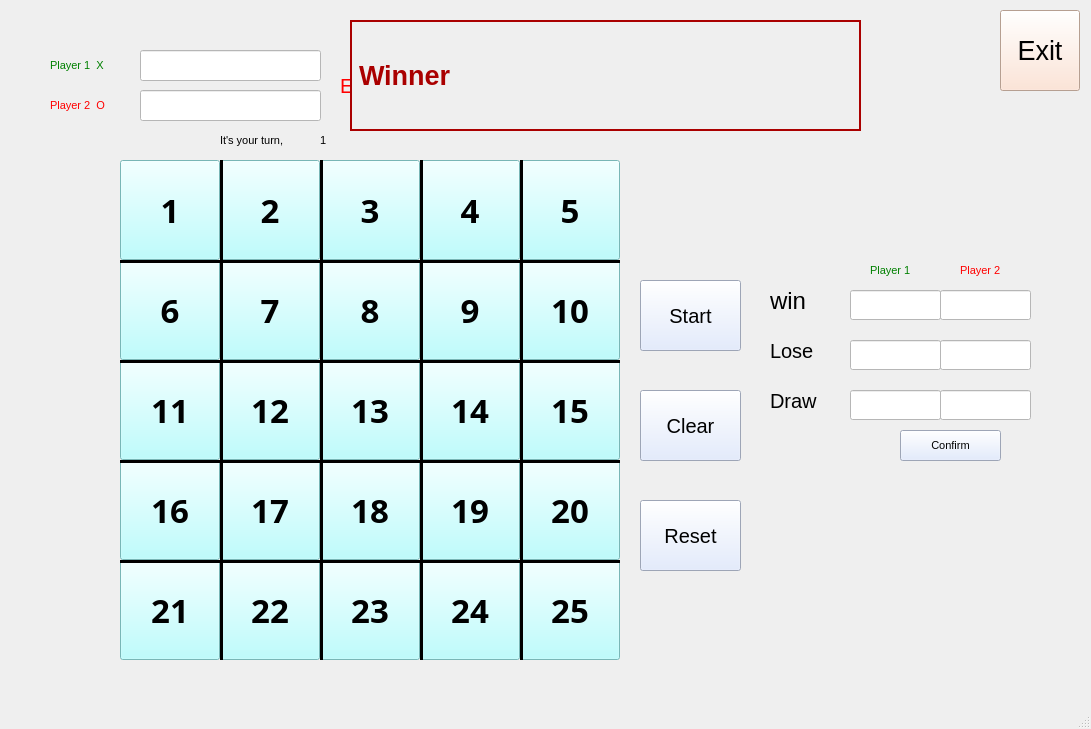
<?xml version="1.0" encoding="UTF-8"?>
<ui version="4.0">
 <class>MainWindow</class>
 <widget class="QMainWindow" name="MainWindow">
  <property name="geometry">
   <rect>
    <x>0</x>
    <y>0</y>
    <width>1091</width>
    <height>729</height>
   </rect>
  </property>
  <property name="sizePolicy">
   <sizepolicy hsizetype="Minimum" vsizetype="Fixed">
    <horstretch>0</horstretch>
    <verstretch>0</verstretch>
   </sizepolicy>
  </property>
  <property name="font">
   <font>
    <pointsize>8</pointsize>
   </font>
  </property>
  <property name="windowTitle">
   <string>MainWindow</string>
  </property>
  <property name="whatsThis">
   <string>&lt;html&gt;&lt;head/&gt;&lt;body&gt;&lt;p&gt;Tic Tac Toe - Erfan &amp;amp; Arian&lt;/p&gt;&lt;/body&gt;&lt;/html&gt;</string>
  </property>
  <property name="styleSheet">
   <string notr="true"/>
  </property>
  <widget class="QWidget" name="centralwidget">
   <widget class="QPushButton" name="pushButton1">
    <property name="geometry">
     <rect>
      <x>120</x>
      <y>160</y>
      <width>100</width>
      <height>100</height>
     </rect>
    </property>
    <property name="font">
     <font>
      <family>MV Boli</family>
      <pointsize>25</pointsize>
      <weight>75</weight>
      <bold>true</bold>
     </font>
    </property>
    <property name="mouseTracking">
     <bool>true</bool>
    </property>
    <property name="styleSheet">
     <string notr="true">background-color: rgb(170, 255, 255);

</string>
    </property>
    <property name="text">
     <string>1</string>
    </property>
   </widget>
   <widget class="QPushButton" name="pushButton7">
    <property name="geometry">
     <rect>
      <x>220</x>
      <y>260</y>
      <width>100</width>
      <height>100</height>
     </rect>
    </property>
    <property name="font">
     <font>
      <family>MV Boli</family>
      <pointsize>25</pointsize>
      <weight>75</weight>
      <bold>true</bold>
     </font>
    </property>
    <property name="mouseTracking">
     <bool>true</bool>
    </property>
    <property name="styleSheet">
     <string notr="true">background-color: rgb(170, 255, 255);
</string>
    </property>
    <property name="text">
     <string>7</string>
    </property>
   </widget>
   <widget class="QPushButton" name="pushButton5">
    <property name="geometry">
     <rect>
      <x>520</x>
      <y>160</y>
      <width>100</width>
      <height>100</height>
     </rect>
    </property>
    <property name="font">
     <font>
      <family>MV Boli</family>
      <pointsize>25</pointsize>
      <weight>75</weight>
      <bold>true</bold>
     </font>
    </property>
    <property name="mouseTracking">
     <bool>true</bool>
    </property>
    <property name="styleSheet">
     <string notr="true">background-color: rgb(170, 255, 255);
</string>
    </property>
    <property name="text">
     <string>5</string>
    </property>
   </widget>
   <widget class="QPushButton" name="pushButton14">
    <property name="geometry">
     <rect>
      <x>420</x>
      <y>360</y>
      <width>100</width>
      <height>100</height>
     </rect>
    </property>
    <property name="font">
     <font>
      <family>MV Boli</family>
      <pointsize>25</pointsize>
      <weight>75</weight>
      <bold>true</bold>
     </font>
    </property>
    <property name="mouseTracking">
     <bool>true</bool>
    </property>
    <property name="styleSheet">
     <string notr="true">background-color: rgb(170, 255, 255);
</string>
    </property>
    <property name="text">
     <string>14</string>
    </property>
   </widget>
   <widget class="QPushButton" name="pushButton3">
    <property name="geometry">
     <rect>
      <x>320</x>
      <y>160</y>
      <width>100</width>
      <height>100</height>
     </rect>
    </property>
    <property name="font">
     <font>
      <family>MV Boli</family>
      <pointsize>25</pointsize>
      <weight>75</weight>
      <bold>true</bold>
     </font>
    </property>
    <property name="mouseTracking">
     <bool>true</bool>
    </property>
    <property name="styleSheet">
     <string notr="true">background-color: rgb(170, 255, 255);</string>
    </property>
    <property name="text">
     <string>3</string>
    </property>
   </widget>
   <widget class="QPushButton" name="pushButton9">
    <property name="geometry">
     <rect>
      <x>420</x>
      <y>260</y>
      <width>100</width>
      <height>100</height>
     </rect>
    </property>
    <property name="font">
     <font>
      <family>MV Boli</family>
      <pointsize>25</pointsize>
      <weight>75</weight>
      <bold>true</bold>
     </font>
    </property>
    <property name="mouseTracking">
     <bool>true</bool>
    </property>
    <property name="styleSheet">
     <string notr="true">background-color: rgb(170, 255, 255);
</string>
    </property>
    <property name="text">
     <string>9</string>
    </property>
   </widget>
   <widget class="QPushButton" name="pushButton8">
    <property name="geometry">
     <rect>
      <x>320</x>
      <y>260</y>
      <width>100</width>
      <height>100</height>
     </rect>
    </property>
    <property name="font">
     <font>
      <family>MV Boli</family>
      <pointsize>25</pointsize>
      <weight>75</weight>
      <bold>true</bold>
     </font>
    </property>
    <property name="mouseTracking">
     <bool>true</bool>
    </property>
    <property name="styleSheet">
     <string notr="true">background-color: rgb(170, 255, 255);
</string>
    </property>
    <property name="text">
     <string>8</string>
    </property>
   </widget>
   <widget class="QPushButton" name="pushButton2">
    <property name="geometry">
     <rect>
      <x>220</x>
      <y>160</y>
      <width>100</width>
      <height>100</height>
     </rect>
    </property>
    <property name="font">
     <font>
      <family>MV Boli</family>
      <pointsize>25</pointsize>
      <weight>75</weight>
      <bold>true</bold>
     </font>
    </property>
    <property name="mouseTracking">
     <bool>true</bool>
    </property>
    <property name="styleSheet">
     <string notr="true">background-color: rgb(170, 255, 255);
</string>
    </property>
    <property name="text">
     <string>2</string>
    </property>
   </widget>
   <widget class="QPushButton" name="pushButton13">
    <property name="geometry">
     <rect>
      <x>320</x>
      <y>360</y>
      <width>100</width>
      <height>100</height>
     </rect>
    </property>
    <property name="font">
     <font>
      <family>MV Boli</family>
      <pointsize>25</pointsize>
      <weight>75</weight>
      <bold>true</bold>
     </font>
    </property>
    <property name="mouseTracking">
     <bool>true</bool>
    </property>
    <property name="styleSheet">
     <string notr="true">background-color: rgb(170, 255, 255);
</string>
    </property>
    <property name="text">
     <string>13</string>
    </property>
   </widget>
   <widget class="QPushButton" name="pushButton11">
    <property name="geometry">
     <rect>
      <x>120</x>
      <y>360</y>
      <width>100</width>
      <height>100</height>
     </rect>
    </property>
    <property name="font">
     <font>
      <family>MV Boli</family>
      <pointsize>25</pointsize>
      <weight>75</weight>
      <bold>true</bold>
     </font>
    </property>
    <property name="mouseTracking">
     <bool>true</bool>
    </property>
    <property name="styleSheet">
     <string notr="true">background-color: rgb(170, 255, 255);
</string>
    </property>
    <property name="text">
     <string>11</string>
    </property>
   </widget>
   <widget class="QPushButton" name="pushButton6">
    <property name="geometry">
     <rect>
      <x>120</x>
      <y>260</y>
      <width>100</width>
      <height>100</height>
     </rect>
    </property>
    <property name="font">
     <font>
      <family>MV Boli</family>
      <pointsize>25</pointsize>
      <weight>75</weight>
      <bold>true</bold>
     </font>
    </property>
    <property name="mouseTracking">
     <bool>true</bool>
    </property>
    <property name="styleSheet">
     <string notr="true">background-color: rgb(170, 255, 255);
</string>
    </property>
    <property name="text">
     <string>6</string>
    </property>
   </widget>
   <widget class="QPushButton" name="pushButton15">
    <property name="geometry">
     <rect>
      <x>520</x>
      <y>360</y>
      <width>100</width>
      <height>100</height>
     </rect>
    </property>
    <property name="font">
     <font>
      <family>MV Boli</family>
      <pointsize>25</pointsize>
      <weight>75</weight>
      <bold>true</bold>
     </font>
    </property>
    <property name="mouseTracking">
     <bool>true</bool>
    </property>
    <property name="styleSheet">
     <string notr="true">background-color: rgb(170, 255, 255);
</string>
    </property>
    <property name="text">
     <string>15</string>
    </property>
   </widget>
   <widget class="QPushButton" name="pushButton10">
    <property name="geometry">
     <rect>
      <x>520</x>
      <y>260</y>
      <width>100</width>
      <height>100</height>
     </rect>
    </property>
    <property name="font">
     <font>
      <family>MV Boli</family>
      <pointsize>25</pointsize>
      <weight>75</weight>
      <bold>true</bold>
     </font>
    </property>
    <property name="mouseTracking">
     <bool>true</bool>
    </property>
    <property name="styleSheet">
     <string notr="true">background-color: rgb(170, 255, 255);
</string>
    </property>
    <property name="text">
     <string>10</string>
    </property>
   </widget>
   <widget class="QPushButton" name="pushButton12">
    <property name="geometry">
     <rect>
      <x>220</x>
      <y>360</y>
      <width>100</width>
      <height>100</height>
     </rect>
    </property>
    <property name="font">
     <font>
      <family>MV Boli</family>
      <pointsize>25</pointsize>
      <weight>75</weight>
      <bold>true</bold>
     </font>
    </property>
    <property name="mouseTracking">
     <bool>true</bool>
    </property>
    <property name="styleSheet">
     <string notr="true">background-color: rgb(170, 255, 255);
</string>
    </property>
    <property name="text">
     <string>12</string>
    </property>
   </widget>
   <widget class="QPushButton" name="pushButton16">
    <property name="geometry">
     <rect>
      <x>120</x>
      <y>460</y>
      <width>100</width>
      <height>100</height>
     </rect>
    </property>
    <property name="font">
     <font>
      <family>MV Boli</family>
      <pointsize>25</pointsize>
      <weight>75</weight>
      <bold>true</bold>
     </font>
    </property>
    <property name="mouseTracking">
     <bool>true</bool>
    </property>
    <property name="styleSheet">
     <string notr="true">background-color: rgb(170, 255, 255);
</string>
    </property>
    <property name="text">
     <string>16</string>
    </property>
   </widget>
   <widget class="QPushButton" name="pushButton17">
    <property name="geometry">
     <rect>
      <x>220</x>
      <y>460</y>
      <width>100</width>
      <height>100</height>
     </rect>
    </property>
    <property name="font">
     <font>
      <family>MV Boli</family>
      <pointsize>25</pointsize>
      <weight>75</weight>
      <bold>true</bold>
     </font>
    </property>
    <property name="mouseTracking">
     <bool>true</bool>
    </property>
    <property name="styleSheet">
     <string notr="true">background-color: rgb(170, 255, 255);
</string>
    </property>
    <property name="text">
     <string>17</string>
    </property>
   </widget>
   <widget class="QPushButton" name="pushButton19">
    <property name="geometry">
     <rect>
      <x>420</x>
      <y>460</y>
      <width>100</width>
      <height>100</height>
     </rect>
    </property>
    <property name="font">
     <font>
      <family>MV Boli</family>
      <pointsize>25</pointsize>
      <weight>75</weight>
      <bold>true</bold>
     </font>
    </property>
    <property name="mouseTracking">
     <bool>true</bool>
    </property>
    <property name="styleSheet">
     <string notr="true">background-color: rgb(170, 255, 255);
</string>
    </property>
    <property name="text">
     <string>19</string>
    </property>
   </widget>
   <widget class="QPushButton" name="pushButton20">
    <property name="geometry">
     <rect>
      <x>520</x>
      <y>460</y>
      <width>100</width>
      <height>100</height>
     </rect>
    </property>
    <property name="font">
     <font>
      <family>MV Boli</family>
      <pointsize>25</pointsize>
      <weight>75</weight>
      <bold>true</bold>
     </font>
    </property>
    <property name="mouseTracking">
     <bool>true</bool>
    </property>
    <property name="styleSheet">
     <string notr="true">background-color: rgb(170, 255, 255);
</string>
    </property>
    <property name="text">
     <string>20</string>
    </property>
   </widget>
   <widget class="QPushButton" name="pushButton21">
    <property name="geometry">
     <rect>
      <x>120</x>
      <y>560</y>
      <width>100</width>
      <height>100</height>
     </rect>
    </property>
    <property name="font">
     <font>
      <family>MV Boli</family>
      <pointsize>25</pointsize>
      <weight>75</weight>
      <bold>true</bold>
     </font>
    </property>
    <property name="mouseTracking">
     <bool>true</bool>
    </property>
    <property name="styleSheet">
     <string notr="true">background-color: rgb(170, 255, 255);
</string>
    </property>
    <property name="text">
     <string>21</string>
    </property>
   </widget>
   <widget class="QPushButton" name="pushButton22">
    <property name="geometry">
     <rect>
      <x>220</x>
      <y>560</y>
      <width>100</width>
      <height>100</height>
     </rect>
    </property>
    <property name="font">
     <font>
      <family>MV Boli</family>
      <pointsize>25</pointsize>
      <weight>75</weight>
      <bold>true</bold>
     </font>
    </property>
    <property name="mouseTracking">
     <bool>true</bool>
    </property>
    <property name="styleSheet">
     <string notr="true">background-color: rgb(170, 255, 255);
</string>
    </property>
    <property name="text">
     <string>22</string>
    </property>
   </widget>
   <widget class="QPushButton" name="pushButton23">
    <property name="geometry">
     <rect>
      <x>320</x>
      <y>560</y>
      <width>100</width>
      <height>100</height>
     </rect>
    </property>
    <property name="font">
     <font>
      <family>MV Boli</family>
      <pointsize>25</pointsize>
      <weight>75</weight>
      <bold>true</bold>
     </font>
    </property>
    <property name="mouseTracking">
     <bool>true</bool>
    </property>
    <property name="styleSheet">
     <string notr="true">background-color: rgb(170, 255, 255);
</string>
    </property>
    <property name="text">
     <string>23</string>
    </property>
   </widget>
   <widget class="QPushButton" name="pushButton18">
    <property name="geometry">
     <rect>
      <x>320</x>
      <y>460</y>
      <width>100</width>
      <height>100</height>
     </rect>
    </property>
    <property name="font">
     <font>
      <family>MV Boli</family>
      <pointsize>25</pointsize>
      <weight>75</weight>
      <bold>true</bold>
     </font>
    </property>
    <property name="mouseTracking">
     <bool>true</bool>
    </property>
    <property name="styleSheet">
     <string notr="true">background-color: rgb(170, 255, 255);
</string>
    </property>
    <property name="text">
     <string>18</string>
    </property>
   </widget>
   <widget class="QPushButton" name="pushButton24">
    <property name="geometry">
     <rect>
      <x>420</x>
      <y>560</y>
      <width>100</width>
      <height>100</height>
     </rect>
    </property>
    <property name="font">
     <font>
      <family>MV Boli</family>
      <pointsize>25</pointsize>
      <weight>75</weight>
      <bold>true</bold>
     </font>
    </property>
    <property name="mouseTracking">
     <bool>true</bool>
    </property>
    <property name="styleSheet">
     <string notr="true">background-color: rgb(170, 255, 255);
</string>
    </property>
    <property name="text">
     <string>24</string>
    </property>
   </widget>
   <widget class="QPushButton" name="pushButton25">
    <property name="geometry">
     <rect>
      <x>520</x>
      <y>560</y>
      <width>100</width>
      <height>100</height>
     </rect>
    </property>
    <property name="font">
     <font>
      <family>MV Boli</family>
      <pointsize>25</pointsize>
      <weight>75</weight>
      <bold>true</bold>
     </font>
    </property>
    <property name="mouseTracking">
     <bool>true</bool>
    </property>
    <property name="styleSheet">
     <string notr="true">background-color: rgb(170, 255, 255);
</string>
    </property>
    <property name="text">
     <string>25</string>
    </property>
   </widget>
   <widget class="QLabel" name="labelWin">
    <property name="geometry">
     <rect>
      <x>350</x>
      <y>20</y>
      <width>511</width>
      <height>111</height>
     </rect>
    </property>
    <property name="font">
     <font>
      <pointsize>20</pointsize>
      <weight>75</weight>
      <bold>true</bold>
     </font>
    </property>
    <property name="toolTip">
     <string/>
    </property>
    <property name="autoFillBackground">
     <bool>true</bool>
    </property>
    <property name="styleSheet">
     <string notr="true">color: rgb(170, 0, 0);</string>
    </property>
    <property name="frameShape">
     <enum>QFrame::WinPanel</enum>
    </property>
    <property name="text">
     <string>Winner</string>
    </property>
   </widget>
   <widget class="QPushButton" name="pushButtonStart">
    <property name="geometry">
     <rect>
      <x>640</x>
      <y>280</y>
      <width>101</width>
      <height>71</height>
     </rect>
    </property>
    <property name="font">
     <font>
      <pointsize>15</pointsize>
     </font>
    </property>
    <property name="toolTip">
     <string>Start the match</string>
    </property>
    <property name="whatsThis">
     <string/>
    </property>
    <property name="styleSheet">
     <string notr="true">background-color: rgb(220, 231, 255);</string>
    </property>
    <property name="text">
     <string>Start</string>
    </property>
   </widget>
   <widget class="QPushButton" name="pushButtonReset">
    <property name="geometry">
     <rect>
      <x>640</x>
      <y>390</y>
      <width>101</width>
      <height>71</height>
     </rect>
    </property>
    <property name="font">
     <font>
      <pointsize>15</pointsize>
     </font>
    </property>
    <property name="toolTip">
     <string>Reset the match</string>
    </property>
    <property name="whatsThis">
     <string/>
    </property>
    <property name="styleSheet">
     <string notr="true">background-color: rgb(220, 231, 255);</string>
    </property>
    <property name="text">
     <string>Clear</string>
    </property>
   </widget>
   <widget class="QLabel" name="playerName1Label">
    <property name="geometry">
     <rect>
      <x>50</x>
      <y>50</y>
      <width>111</width>
      <height>31</height>
     </rect>
    </property>
    <property name="styleSheet">
     <string notr="true">color:green;</string>
    </property>
    <property name="text">
     <string>Player 1  X</string>
    </property>
   </widget>
   <widget class="QLabel" name="playerName2Label">
    <property name="geometry">
     <rect>
      <x>50</x>
      <y>90</y>
      <width>111</width>
      <height>31</height>
     </rect>
    </property>
    <property name="styleSheet">
     <string notr="true">color:red;</string>
    </property>
    <property name="text">
     <string>Player 2  O</string>
    </property>
   </widget>
   <widget class="QLineEdit" name="lineEditP1">
    <property name="geometry">
     <rect>
      <x>140</x>
      <y>50</y>
      <width>181</width>
      <height>31</height>
     </rect>
    </property>
    <property name="toolTip">
     <string>Enter Player1's name</string>
    </property>
    <property name="whatsThis">
     <string/>
    </property>
    <property name="styleSheet">
     <string notr="true">color:green;
background-color: rgb(255, 255, 255);</string>
    </property>
   </widget>
   <widget class="QLineEdit" name="lineEditP2">
    <property name="geometry">
     <rect>
      <x>140</x>
      <y>90</y>
      <width>181</width>
      <height>31</height>
     </rect>
    </property>
    <property name="toolTip">
     <string>Enter Player2's name</string>
    </property>
    <property name="whatsThis">
     <string/>
    </property>
    <property name="styleSheet">
     <string notr="true">color:red;
background-color: rgb(255, 255, 255);</string>
    </property>
   </widget>
   <widget class="QLabel" name="labelError">
    <property name="geometry">
     <rect>
      <x>340</x>
      <y>70</y>
      <width>81</width>
      <height>31</height>
     </rect>
    </property>
    <property name="font">
     <font>
      <pointsize>15</pointsize>
     </font>
    </property>
    <property name="cursor">
     <cursorShape>WhatsThisCursor</cursorShape>
    </property>
    <property name="toolTip">
     <string>&lt;html&gt;&lt;head/&gt;&lt;body&gt;&lt;p&gt;Two players can't have the same name!&lt;/p&gt;&lt;/body&gt;&lt;/html&gt;</string>
    </property>
    <property name="styleSheet">
     <string notr="true">color:red;</string>
    </property>
    <property name="frameShape">
     <enum>QFrame::NoFrame</enum>
    </property>
    <property name="frameShadow">
     <enum>QFrame::Plain</enum>
    </property>
    <property name="text">
     <string>Error !</string>
    </property>
   </widget>
   <widget class="QLabel" name="labelT">
    <property name="geometry">
     <rect>
      <x>220</x>
      <y>130</y>
      <width>161</width>
      <height>20</height>
     </rect>
    </property>
    <property name="styleSheet">
     <string notr="true">color:black;</string>
    </property>
    <property name="text">
     <string>It's your turn,</string>
    </property>
   </widget>
   <widget class="QLabel" name="labelX">
    <property name="geometry">
     <rect>
      <x>320</x>
      <y>130</y>
      <width>47</width>
      <height>20</height>
     </rect>
    </property>
    <property name="whatsThis">
     <string/>
    </property>
    <property name="styleSheet">
     <string notr="true">color:black;</string>
    </property>
    <property name="text">
     <string>1</string>
    </property>
   </widget>
   <widget class="QPushButton" name="pushButtonNewGame">
    <property name="geometry">
     <rect>
      <x>640</x>
      <y>500</y>
      <width>101</width>
      <height>71</height>
     </rect>
    </property>
    <property name="font">
     <font>
      <pointsize>15</pointsize>
     </font>
    </property>
    <property name="toolTip">
     <string>Start a new game</string>
    </property>
    <property name="whatsThis">
     <string/>
    </property>
    <property name="styleSheet">
     <string notr="true">background-color: rgb(220, 231, 255);</string>
    </property>
    <property name="text">
     <string>Reset</string>
    </property>
   </widget>
   <widget class="QLineEdit" name="lineM1P1">
    <property name="geometry">
     <rect>
      <x>850</x>
      <y>290</y>
      <width>91</width>
      <height>30</height>
     </rect>
    </property>
    <property name="font">
     <font>
      <pointsize>10</pointsize>
     </font>
    </property>
    <property name="styleSheet">
     <string notr="true">color:green;
background-color: rgb(255, 255, 255);</string>
    </property>
   </widget>
   <widget class="QLineEdit" name="lineM1P2">
    <property name="geometry">
     <rect>
      <x>940</x>
      <y>290</y>
      <width>91</width>
      <height>30</height>
     </rect>
    </property>
    <property name="font">
     <font>
      <pointsize>10</pointsize>
     </font>
    </property>
    <property name="styleSheet">
     <string notr="true">color:red;
background-color: rgb(255, 255, 255);</string>
    </property>
   </widget>
   <widget class="QLineEdit" name="lineM2P1">
    <property name="geometry">
     <rect>
      <x>850</x>
      <y>340</y>
      <width>91</width>
      <height>30</height>
     </rect>
    </property>
    <property name="font">
     <font>
      <pointsize>10</pointsize>
     </font>
    </property>
    <property name="styleSheet">
     <string notr="true">color:green;
background-color: rgb(255, 255, 255);</string>
    </property>
   </widget>
   <widget class="QLineEdit" name="lineM2P2">
    <property name="geometry">
     <rect>
      <x>940</x>
      <y>340</y>
      <width>91</width>
      <height>30</height>
     </rect>
    </property>
    <property name="font">
     <font>
      <pointsize>10</pointsize>
     </font>
    </property>
    <property name="styleSheet">
     <string notr="true">color:red;
background-color: rgb(255, 255, 255);</string>
    </property>
   </widget>
   <widget class="QLineEdit" name="lineM3P1">
    <property name="geometry">
     <rect>
      <x>850</x>
      <y>390</y>
      <width>91</width>
      <height>30</height>
     </rect>
    </property>
    <property name="font">
     <font>
      <pointsize>10</pointsize>
     </font>
    </property>
    <property name="styleSheet">
     <string notr="true">color:green;
background-color: rgb(255, 255, 255);</string>
    </property>
   </widget>
   <widget class="QLineEdit" name="lineM3P2">
    <property name="geometry">
     <rect>
      <x>940</x>
      <y>390</y>
      <width>91</width>
      <height>30</height>
     </rect>
    </property>
    <property name="font">
     <font>
      <pointsize>10</pointsize>
     </font>
    </property>
    <property name="styleSheet">
     <string notr="true">color:red;
background-color: rgb(255, 255, 255);</string>
    </property>
   </widget>
   <widget class="QPushButton" name="pushButtonEdit">
    <property name="geometry">
     <rect>
      <x>910</x>
      <y>430</y>
      <width>80</width>
      <height>31</height>
     </rect>
    </property>
    <property name="toolTip">
     <string>Edit the results</string>
    </property>
    <property name="styleSheet">
     <string notr="true">background-color: rgb(220, 231, 255);</string>
    </property>
    <property name="text">
     <string>Edit</string>
    </property>
   </widget>
   <widget class="QPushButton" name="pushButtonExit">
    <property name="geometry">
     <rect>
      <x>1000</x>
      <y>10</y>
      <width>80</width>
      <height>81</height>
     </rect>
    </property>
    <property name="font">
     <font>
      <pointsize>20</pointsize>
     </font>
    </property>
    <property name="toolTip">
     <string>Close the game</string>
    </property>
    <property name="styleSheet">
     <string notr="true">background-color: rgb(255, 222, 203);</string>
    </property>
    <property name="text">
     <string>Exit</string>
    </property>
   </widget>
   <widget class="QLabel" name="labelMP1">
    <property name="geometry">
     <rect>
      <x>870</x>
      <y>260</y>
      <width>71</width>
      <height>21</height>
     </rect>
    </property>
    <property name="styleSheet">
     <string notr="true">color:green;</string>
    </property>
    <property name="text">
     <string>Player 1</string>
    </property>
   </widget>
   <widget class="QLabel" name="labelMP2">
    <property name="geometry">
     <rect>
      <x>960</x>
      <y>260</y>
      <width>61</width>
      <height>20</height>
     </rect>
    </property>
    <property name="styleSheet">
     <string notr="true">color:red;</string>
    </property>
    <property name="text">
     <string>Player 2</string>
    </property>
   </widget>
   <widget class="QPushButton" name="pushButtonConfirm">
    <property name="geometry">
     <rect>
      <x>900</x>
      <y>430</y>
      <width>101</width>
      <height>31</height>
     </rect>
    </property>
    <property name="styleSheet">
     <string notr="true">background-color: rgb(220, 231, 255);</string>
    </property>
    <property name="text">
     <string>Confirm</string>
    </property>
   </widget>
   <widget class="Line" name="line_2">
    <property name="geometry">
     <rect>
      <x>320</x>
      <y>160</y>
      <width>3</width>
      <height>500</height>
     </rect>
    </property>
    <property name="font">
     <font>
      <family>MV Boli</family>
      <pointsize>25</pointsize>
     </font>
    </property>
    <property name="mouseTracking">
     <bool>true</bool>
    </property>
    <property name="styleSheet">
     <string notr="true">background-color:black;
color:black;</string>
    </property>
    <property name="orientation">
     <enum>Qt::Vertical</enum>
    </property>
   </widget>
   <widget class="Line" name="line_3">
    <property name="geometry">
     <rect>
      <x>220</x>
      <y>160</y>
      <width>3</width>
      <height>500</height>
     </rect>
    </property>
    <property name="font">
     <font>
      <family>MV Boli</family>
      <pointsize>25</pointsize>
     </font>
    </property>
    <property name="mouseTracking">
     <bool>true</bool>
    </property>
    <property name="styleSheet">
     <string notr="true">background-color:black;
color:black;</string>
    </property>
    <property name="orientation">
     <enum>Qt::Vertical</enum>
    </property>
   </widget>
   <widget class="Line" name="line_4">
    <property name="geometry">
     <rect>
      <x>420</x>
      <y>160</y>
      <width>3</width>
      <height>500</height>
     </rect>
    </property>
    <property name="font">
     <font>
      <family>MV Boli</family>
      <pointsize>25</pointsize>
     </font>
    </property>
    <property name="mouseTracking">
     <bool>true</bool>
    </property>
    <property name="styleSheet">
     <string notr="true">background-color:black;
color:black;</string>
    </property>
    <property name="orientation">
     <enum>Qt::Vertical</enum>
    </property>
   </widget>
   <widget class="Line" name="line_5">
    <property name="geometry">
     <rect>
      <x>520</x>
      <y>160</y>
      <width>3</width>
      <height>500</height>
     </rect>
    </property>
    <property name="font">
     <font>
      <family>MV Boli</family>
      <pointsize>25</pointsize>
     </font>
    </property>
    <property name="mouseTracking">
     <bool>true</bool>
    </property>
    <property name="styleSheet">
     <string notr="true">background-color:black;
color:black;</string>
    </property>
    <property name="orientation">
     <enum>Qt::Vertical</enum>
    </property>
   </widget>
   <widget class="Line" name="line">
    <property name="geometry">
     <rect>
      <x>120</x>
      <y>260</y>
      <width>500</width>
      <height>3</height>
     </rect>
    </property>
    <property name="font">
     <font>
      <family>MV Boli</family>
      <pointsize>25</pointsize>
     </font>
    </property>
    <property name="mouseTracking">
     <bool>true</bool>
    </property>
    <property name="styleSheet">
     <string notr="true">background-color:black;
color:black;</string>
    </property>
    <property name="orientation">
     <enum>Qt::Horizontal</enum>
    </property>
   </widget>
   <widget class="Line" name="line_6">
    <property name="geometry">
     <rect>
      <x>120</x>
      <y>360</y>
      <width>500</width>
      <height>3</height>
     </rect>
    </property>
    <property name="font">
     <font>
      <family>MV Boli</family>
      <pointsize>25</pointsize>
     </font>
    </property>
    <property name="mouseTracking">
     <bool>true</bool>
    </property>
    <property name="styleSheet">
     <string notr="true">background-color:black;
color:black;</string>
    </property>
    <property name="orientation">
     <enum>Qt::Horizontal</enum>
    </property>
   </widget>
   <widget class="Line" name="line_7">
    <property name="geometry">
     <rect>
      <x>120</x>
      <y>460</y>
      <width>500</width>
      <height>3</height>
     </rect>
    </property>
    <property name="font">
     <font>
      <family>MV Boli</family>
      <pointsize>25</pointsize>
     </font>
    </property>
    <property name="mouseTracking">
     <bool>true</bool>
    </property>
    <property name="styleSheet">
     <string notr="true">background-color:black;
color:black;</string>
    </property>
    <property name="orientation">
     <enum>Qt::Horizontal</enum>
    </property>
   </widget>
   <widget class="Line" name="line_8">
    <property name="geometry">
     <rect>
      <x>120</x>
      <y>560</y>
      <width>500</width>
      <height>3</height>
     </rect>
    </property>
    <property name="font">
     <font>
      <family>MV Boli</family>
      <pointsize>25</pointsize>
     </font>
    </property>
    <property name="mouseTracking">
     <bool>true</bool>
    </property>
    <property name="styleSheet">
     <string notr="true">background-color:black;
color:black;</string>
    </property>
    <property name="orientation">
     <enum>Qt::Horizontal</enum>
    </property>
   </widget>
   <widget class="QPushButton" name="pushButton4">
    <property name="geometry">
     <rect>
      <x>420</x>
      <y>160</y>
      <width>100</width>
      <height>100</height>
     </rect>
    </property>
    <property name="font">
     <font>
      <family>MV Boli</family>
      <pointsize>25</pointsize>
      <weight>75</weight>
      <bold>true</bold>
     </font>
    </property>
    <property name="mouseTracking">
     <bool>true</bool>
    </property>
    <property name="styleSheet">
     <string notr="true">background-color: rgb(170, 255, 255);
</string>
    </property>
    <property name="text">
     <string>4</string>
    </property>
   </widget>
   <widget class="QLabel" name="label">
    <property name="geometry">
     <rect>
      <x>770</x>
      <y>280</y>
      <width>71</width>
      <height>41</height>
     </rect>
    </property>
    <property name="font">
     <font>
      <pointsize>18</pointsize>
     </font>
    </property>
    <property name="text">
     <string>win</string>
    </property>
   </widget>
   <widget class="QLabel" name="label_2">
    <property name="geometry">
     <rect>
      <x>770</x>
      <y>330</y>
      <width>71</width>
      <height>41</height>
     </rect>
    </property>
    <property name="font">
     <font>
      <pointsize>15</pointsize>
     </font>
    </property>
    <property name="text">
     <string>Lose</string>
    </property>
   </widget>
   <widget class="QLabel" name="label_3">
    <property name="geometry">
     <rect>
      <x>770</x>
      <y>380</y>
      <width>81</width>
      <height>41</height>
     </rect>
    </property>
    <property name="font">
     <font>
      <pointsize>15</pointsize>
     </font>
    </property>
    <property name="text">
     <string>Draw</string>
    </property>
   </widget>
   <zorder>pushButton1</zorder>
   <zorder>pushButton7</zorder>
   <zorder>pushButton5</zorder>
   <zorder>pushButton14</zorder>
   <zorder>pushButton3</zorder>
   <zorder>pushButton9</zorder>
   <zorder>pushButton8</zorder>
   <zorder>pushButton2</zorder>
   <zorder>pushButton13</zorder>
   <zorder>pushButton11</zorder>
   <zorder>pushButton6</zorder>
   <zorder>pushButton15</zorder>
   <zorder>pushButton10</zorder>
   <zorder>pushButton12</zorder>
   <zorder>pushButton16</zorder>
   <zorder>pushButton17</zorder>
   <zorder>pushButton19</zorder>
   <zorder>pushButton20</zorder>
   <zorder>pushButton21</zorder>
   <zorder>pushButton22</zorder>
   <zorder>pushButton23</zorder>
   <zorder>pushButton18</zorder>
   <zorder>pushButton24</zorder>
   <zorder>pushButton25</zorder>
   <zorder>pushButtonStart</zorder>
   <zorder>pushButtonReset</zorder>
   <zorder>playerName1Label</zorder>
   <zorder>playerName2Label</zorder>
   <zorder>lineEditP1</zorder>
   <zorder>lineEditP2</zorder>
   <zorder>labelError</zorder>
   <zorder>labelT</zorder>
   <zorder>labelX</zorder>
   <zorder>pushButtonNewGame</zorder>
   <zorder>lineM1P1</zorder>
   <zorder>lineM1P2</zorder>
   <zorder>lineM2P1</zorder>
   <zorder>lineM2P2</zorder>
   <zorder>lineM3P1</zorder>
   <zorder>lineM3P2</zorder>
   <zorder>pushButtonEdit</zorder>
   <zorder>pushButtonExit</zorder>
   <zorder>labelMP1</zorder>
   <zorder>labelMP2</zorder>
   <zorder>labelWin</zorder>
   <zorder>pushButtonConfirm</zorder>
   <zorder>line_2</zorder>
   <zorder>line_3</zorder>
   <zorder>line_5</zorder>
   <zorder>line</zorder>
   <zorder>line_6</zorder>
   <zorder>line_7</zorder>
   <zorder>line_8</zorder>
   <zorder>pushButton4</zorder>
   <zorder>line_4</zorder>
   <zorder>label</zorder>
   <zorder>label_2</zorder>
   <zorder>label_3</zorder>
  </widget>
  <widget class="QMenuBar" name="menubar">
   <property name="geometry">
    <rect>
     <x>0</x>
     <y>0</y>
     <width>1091</width>
     <height>20</height>
    </rect>
   </property>
  </widget>
  <widget class="QStatusBar" name="statusBar"/>
 </widget>
 <resources/>
 <connections/>
</ui>
